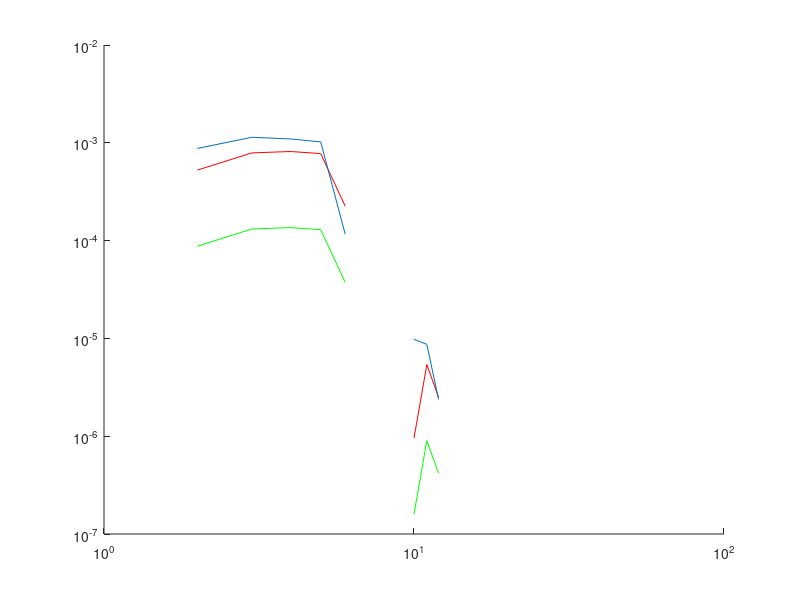

MATLAB code to generate this figure:
clf
molecularweight  = 285.33; % molecular weight of morphine
LitersOfPlasma = 5; % liters of plasma in the body
Morphine = 0; % initial morphine concentration
Injection = 1.25; % milligrams of morphine
Intake = Injection/molecularweight/LitersOfPlasma; % intake of morphine
M3G = 0; % initial m3g concentration
M6G = 0; % initial m6g concentration
a = 12; % length of simulation
hold on
% initialize datasets
M6 = [1:a];
M3 = [1:a];
MM = [1:a];
q = [1:a]; % time
for i = 1:12
if i < 5
    MorphineX = (Intake);
    
else MorphineX = 0;
    
end
    MM(i) = Morphine;
    M3G1 = (Morphine*.6);
    M6G1 = (Morphine*.1);
    M3G = M3G*.2 + M3G1;
    M6G = M6G*.2 + M6G1;
    M3(i) = M3G;
    M6(i) = M6G;
    Morphine = (MorphineX + Morphine - (M3G + M6G));
    
    
    %plot(i,Morphine,'b.')
    %plot(i,M3G,'r.')
    %plot(i,M6G,'g.')
end
loglog(q,M3,'r')
loglog(q,M6,'g')
loglog(q,MM)
